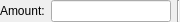
<ui version="4.0" >
 <author></author>
 <comment></comment>
 <exportmacro></exportmacro>
 <class>QG_TrimAmountOptions</class>
 <widget class="QWidget" name="QG_TrimAmountOptions" >
  <property name="geometry" >
   <rect>
    <x>0</x>
    <y>0</y>
    <width>180</width>
    <height>22</height>
   </rect>
  </property>
  <property name="sizePolicy" >
   <sizepolicy>
    <hsizetype>4</hsizetype>
    <vsizetype>5</vsizetype>
    <horstretch>0</horstretch>
    <verstretch>0</verstretch>
   </sizepolicy>
  </property>
  <property name="minimumSize" >
   <size>
    <width>160</width>
    <height>22</height>
   </size>
  </property>
  <property name="maximumSize" >
   <size>
    <width>180</width>
    <height>22</height>
   </size>
  </property>
  <layout class="QHBoxLayout" >
   <property name="margin" >
    <number>0</number>
   </property>
   <property name="spacing" >
    <number>6</number>
   </property>
   <item>
    <widget class="QLabel" name="lDist" >
     <property name="sizePolicy" >
      <sizepolicy>
       <hsizetype>1</hsizetype>
       <vsizetype>5</vsizetype>
       <horstretch>0</horstretch>
       <verstretch>0</verstretch>
      </sizepolicy>
     </property>
     <property name="text" >
      <string>Amount:</string>
     </property>
    </widget>
   </item>
   <item>
    <widget class="QLineEdit" name="leDist" >
     <property name="toolTip" >
      <string>Trim amount (negative for shorthening)</string>
     </property>
    </widget>
   </item>
   <item>
    <widget class="Line" name="sep1" >
     <property name="sizePolicy" >
      <sizepolicy>
       <hsizetype>0</hsizetype>
       <vsizetype>1</vsizetype>
       <horstretch>0</horstretch>
       <verstretch>0</verstretch>
      </sizepolicy>
     </property>
     <property name="frameShape" >
      <enum>QFrame::VLine</enum>
     </property>
     <property name="frameShadow" >
      <enum>QFrame::Sunken</enum>
     </property>
     <property name="orientation" >
      <enum>Qt::Vertical</enum>
     </property>
    </widget>
   </item>
  </layout>
 </widget>
 <pixmapfunction></pixmapfunction>
 <resources/>
 <connections/>
</ui>
